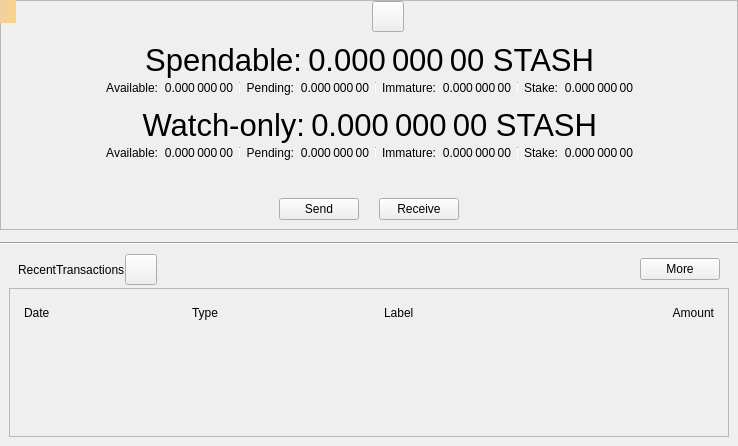
<?xml version="1.0" encoding="UTF-8"?>
<ui version="4.0">
 <class>OverviewPage</class>
 <widget class="QWidget" name="OverviewPage">
  <property name="geometry">
   <rect>
    <x>0</x>
    <y>0</y>
    <width>738</width>
    <height>446</height>
   </rect>
  </property>
  <property name="windowTitle">
   <string>Form</string>
  </property>
  <layout class="QVBoxLayout" name="verticalLayout_6">
   <property name="spacing">
    <number>0</number>
   </property>
   <property name="leftMargin">
    <number>0</number>
   </property>
   <property name="topMargin">
    <number>0</number>
   </property>
   <property name="rightMargin">
    <number>0</number>
   </property>
   <property name="bottomMargin">
    <number>0</number>
   </property>
   <item>
    <widget class="QFrame" name="frameBalances">
     <property name="frameShape">
      <enum>QFrame::StyledPanel</enum>
     </property>
     <property name="frameShadow">
      <enum>QFrame::Raised</enum>
     </property>
     <layout class="QVBoxLayout" name="verticalLayout_5">
      <property name="spacing">
       <number>0</number>
      </property>
      <property name="leftMargin">
       <number>0</number>
      </property>
      <property name="topMargin">
       <number>0</number>
      </property>
      <property name="rightMargin">
       <number>0</number>
      </property>
      <property name="bottomMargin">
       <number>0</number>
      </property>
      <item>
       <widget class="QWidget" name="widgetStatus" native="true">
        <layout class="QHBoxLayout" name="horizontalLayout_16">
         <property name="leftMargin">
          <number>0</number>
         </property>
         <property name="topMargin">
          <number>0</number>
         </property>
         <property name="rightMargin">
          <number>0</number>
         </property>
         <property name="bottomMargin">
          <number>0</number>
         </property>
         <item>
          <spacer name="horizontalSpacer_6">
           <property name="orientation">
            <enum>Qt::Horizontal</enum>
           </property>
           <property name="sizeHint" stdset="0">
            <size>
             <width>0</width>
             <height>20</height>
            </size>
           </property>
          </spacer>
         </item>
         <item>
          <widget class="QLabel" name="labelLogo">
           <property name="sizePolicy">
            <sizepolicy hsizetype="Fixed" vsizetype="Fixed">
             <horstretch>0</horstretch>
             <verstretch>0</verstretch>
            </sizepolicy>
           </property>
           <property name="minimumSize">
            <size>
             <width>32</width>
             <height>32</height>
            </size>
           </property>
          </widget>
         </item>
         <item>
          <widget class="QToolButton" name="labelWalletStatus">
           <property name="enabled">
            <bool>true</bool>
           </property>
           <property name="toolTip">
            <string>The displayed information may be out of date. Your wallet automatically synchronizes with the BitStash network after a connection is established, but this process has not completed yet.</string>
           </property>
           <property name="text">
            <string/>
           </property>
           <property name="icon">
            <iconset>
             <normaloff>:/icons/warning</normaloff>
             <disabledoff>:/icons/warning</disabledoff>:/icons/warning</iconset>
           </property>
           <property name="iconSize">
            <size>
             <width>24</width>
             <height>24</height>
            </size>
           </property>
           <property name="flat" stdset="0">
            <bool>false</bool>
           </property>
          </widget>
         </item>
         <item>
          <spacer name="horizontalSpacer_5">
           <property name="orientation">
            <enum>Qt::Horizontal</enum>
           </property>
           <property name="sizeHint" stdset="0">
            <size>
             <width>0</width>
             <height>20</height>
            </size>
           </property>
          </spacer>
         </item>
        </layout>
       </widget>
      </item>
      <item>
       <widget class="QWidget" name="widgetWallet" native="true">
        <layout class="QVBoxLayout" name="verticalLayout_2">
         <property name="spacing">
          <number>0</number>
         </property>
         <item>
          <widget class="QWidget" name="widgetTotal" native="true">
           <layout class="QHBoxLayout" name="horizontalLayout">
            <property name="leftMargin">
             <number>0</number>
            </property>
            <property name="topMargin">
             <number>0</number>
            </property>
            <property name="rightMargin">
             <number>0</number>
            </property>
            <property name="bottomMargin">
             <number>0</number>
            </property>
            <item>
             <spacer name="horizontalSpacer_7">
              <property name="orientation">
               <enum>Qt::Horizontal</enum>
              </property>
              <property name="sizeHint" stdset="0">
               <size>
                <width>0</width>
                <height>20</height>
               </size>
              </property>
             </spacer>
            </item>
            <item>
             <widget class="QLabel" name="labelSpendable">
              <property name="font">
               <font>
                <pointsize>23</pointsize>
               </font>
              </property>
              <property name="text">
               <string>Spendable:</string>
              </property>
              <property name="alignment">
               <set>Qt::AlignRight|Qt::AlignTrailing|Qt::AlignVCenter</set>
              </property>
             </widget>
            </item>
            <item>
             <widget class="QLabel" name="labelTotal">
              <property name="font">
               <font>
                <pointsize>23</pointsize>
               </font>
              </property>
              <property name="cursor">
               <cursorShape>IBeamCursor</cursorShape>
              </property>
              <property name="toolTip">
               <string>Your current total balance</string>
              </property>
              <property name="text">
               <string notr="true">0.000 000 00 STASH</string>
              </property>
              <property name="alignment">
               <set>Qt::AlignRight|Qt::AlignTrailing|Qt::AlignVCenter</set>
              </property>
              <property name="textInteractionFlags">
               <set>Qt::LinksAccessibleByMouse|Qt::TextSelectableByMouse</set>
              </property>
             </widget>
            </item>
            <item>
             <spacer name="horizontalSpacer_8">
              <property name="orientation">
               <enum>Qt::Horizontal</enum>
              </property>
              <property name="sizeHint" stdset="0">
               <size>
                <width>0</width>
                <height>20</height>
               </size>
              </property>
             </spacer>
            </item>
           </layout>
          </widget>
         </item>
         <item>
          <layout class="QHBoxLayout" name="horizontalLayout_13">
           <property name="leftMargin">
            <number>0</number>
           </property>
           <property name="topMargin">
            <number>0</number>
           </property>
           <property name="rightMargin">
            <number>0</number>
           </property>
           <property name="bottomMargin">
            <number>0</number>
           </property>
           <item>
            <spacer name="horizontalSpacer_9">
             <property name="orientation">
              <enum>Qt::Horizontal</enum>
             </property>
             <property name="sizeHint" stdset="0">
              <size>
               <width>40</width>
               <height>20</height>
              </size>
             </property>
            </spacer>
           </item>
           <item>
            <widget class="QWidget" name="widgetBalance" native="true">
             <layout class="QHBoxLayout" name="horizontalLayout_2">
              <property name="leftMargin">
               <number>0</number>
              </property>
              <property name="topMargin">
               <number>0</number>
              </property>
              <property name="rightMargin">
               <number>0</number>
              </property>
              <property name="bottomMargin">
               <number>0</number>
              </property>
              <item>
               <widget class="QLabel" name="labelBalanceText">
                <property name="text">
                 <string>Available:</string>
                </property>
                <property name="alignment">
                 <set>Qt::AlignRight|Qt::AlignTrailing|Qt::AlignVCenter</set>
                </property>
               </widget>
              </item>
              <item>
               <widget class="QLabel" name="labelBalance">
                <property name="cursor">
                 <cursorShape>IBeamCursor</cursorShape>
                </property>
                <property name="toolTip">
                 <string>Your current spendable balance</string>
                </property>
                <property name="text">
                 <string notr="true">0.000 000 00</string>
                </property>
                <property name="alignment">
                 <set>Qt::AlignRight|Qt::AlignTrailing|Qt::AlignVCenter</set>
                </property>
                <property name="textInteractionFlags">
                 <set>Qt::LinksAccessibleByMouse|Qt::TextSelectableByMouse</set>
                </property>
               </widget>
              </item>
             </layout>
            </widget>
           </item>
           <item>
            <widget class="QWidget" name="widgetPending" native="true">
             <layout class="QHBoxLayout" name="horizontalLayout_3">
              <property name="leftMargin">
               <number>6</number>
              </property>
              <property name="topMargin">
               <number>0</number>
              </property>
              <property name="rightMargin">
               <number>0</number>
              </property>
              <property name="bottomMargin">
               <number>0</number>
              </property>
              <item>
               <widget class="Line" name="vLine">
                <property name="maximumSize">
                 <size>
                  <width>1</width>
                  <height>12</height>
                 </size>
                </property>
                <property name="orientation">
                 <enum>Qt::Vertical</enum>
                </property>
               </widget>
              </item>
              <item>
               <widget class="QLabel" name="labelPendingText">
                <property name="text">
                 <string>Pending:</string>
                </property>
                <property name="alignment">
                 <set>Qt::AlignRight|Qt::AlignTrailing|Qt::AlignVCenter</set>
                </property>
               </widget>
              </item>
              <item>
               <widget class="QLabel" name="labelUnconfirmed">
                <property name="cursor">
                 <cursorShape>IBeamCursor</cursorShape>
                </property>
                <property name="toolTip">
                 <string>Total of transactions that have yet to be confirmed, and do not yet count toward the spendable balance</string>
                </property>
                <property name="text">
                 <string notr="true">0.000 000 00</string>
                </property>
                <property name="alignment">
                 <set>Qt::AlignRight|Qt::AlignTrailing|Qt::AlignVCenter</set>
                </property>
                <property name="textInteractionFlags">
                 <set>Qt::LinksAccessibleByMouse|Qt::TextSelectableByMouse</set>
                </property>
               </widget>
              </item>
             </layout>
            </widget>
           </item>
           <item>
            <widget class="QWidget" name="widgetImmature" native="true">
             <layout class="QHBoxLayout" name="horizontalLayout_4">
              <property name="leftMargin">
               <number>6</number>
              </property>
              <property name="topMargin">
               <number>0</number>
              </property>
              <property name="rightMargin">
               <number>0</number>
              </property>
              <property name="bottomMargin">
               <number>0</number>
              </property>
              <item>
               <widget class="Line" name="vLine_2">
                <property name="maximumSize">
                 <size>
                  <width>1</width>
                  <height>12</height>
                 </size>
                </property>
                <property name="orientation">
                 <enum>Qt::Vertical</enum>
                </property>
               </widget>
              </item>
              <item>
               <widget class="QLabel" name="labelImmatureText">
                <property name="text">
                 <string>Immature:</string>
                </property>
                <property name="alignment">
                 <set>Qt::AlignRight|Qt::AlignTrailing|Qt::AlignVCenter</set>
                </property>
               </widget>
              </item>
              <item>
               <widget class="QLabel" name="labelImmature">
                <property name="cursor">
                 <cursorShape>IBeamCursor</cursorShape>
                </property>
                <property name="toolTip">
                 <string>Mined balance that has not yet matured</string>
                </property>
                <property name="text">
                 <string notr="true">0.000 000 00</string>
                </property>
                <property name="alignment">
                 <set>Qt::AlignRight|Qt::AlignTrailing|Qt::AlignVCenter</set>
                </property>
                <property name="textInteractionFlags">
                 <set>Qt::LinksAccessibleByMouse|Qt::TextSelectableByMouse</set>
                </property>
               </widget>
              </item>
             </layout>
            </widget>
           </item>
           <item>
            <widget class="QWidget" name="widgetStake" native="true">
             <layout class="QHBoxLayout" name="horizontalLayout_7">
              <property name="leftMargin">
               <number>6</number>
              </property>
              <property name="topMargin">
               <number>0</number>
              </property>
              <property name="rightMargin">
               <number>0</number>
              </property>
              <property name="bottomMargin">
               <number>0</number>
              </property>
              <item>
               <widget class="Line" name="vLine_3">
                <property name="maximumSize">
                 <size>
                  <width>1</width>
                  <height>12</height>
                 </size>
                </property>
                <property name="orientation">
                 <enum>Qt::Vertical</enum>
                </property>
               </widget>
              </item>
              <item>
               <widget class="QLabel" name="labelStakeText">
                <property name="text">
                 <string>Stake:</string>
                </property>
                <property name="alignment">
                 <set>Qt::AlignRight|Qt::AlignTrailing|Qt::AlignVCenter</set>
                </property>
               </widget>
              </item>
              <item>
               <widget class="QLabel" name="labelStake">
                <property name="text">
                 <string>0.000 000 00</string>
                </property>
                <property name="alignment">
                 <set>Qt::AlignRight|Qt::AlignTrailing|Qt::AlignVCenter</set>
                </property>
                <property name="textInteractionFlags">
                 <set>Qt::LinksAccessibleByMouse|Qt::TextSelectableByMouse</set>
                </property>
               </widget>
              </item>
             </layout>
            </widget>
           </item>
           <item>
            <spacer name="horizontalSpacer_10">
             <property name="orientation">
              <enum>Qt::Horizontal</enum>
             </property>
             <property name="sizeHint" stdset="0">
              <size>
               <width>40</width>
               <height>20</height>
              </size>
             </property>
            </spacer>
           </item>
          </layout>
         </item>
        </layout>
       </widget>
      </item>
      <item>
       <widget class="QWidget" name="widgetWatch" native="true">
        <layout class="QVBoxLayout" name="verticalLayout_4">
         <property name="spacing">
          <number>0</number>
         </property>
         <property name="topMargin">
          <number>0</number>
         </property>
         <property name="bottomMargin">
          <number>0</number>
         </property>
         <item>
          <widget class="QWidget" name="widgetWatchTotal" native="true">
           <layout class="QHBoxLayout" name="horizontalLayout_8">
            <property name="leftMargin">
             <number>0</number>
            </property>
            <property name="topMargin">
             <number>0</number>
            </property>
            <property name="rightMargin">
             <number>0</number>
            </property>
            <property name="bottomMargin">
             <number>0</number>
            </property>
            <item>
             <spacer name="horizontalSpacer_11">
              <property name="orientation">
               <enum>Qt::Horizontal</enum>
              </property>
              <property name="sizeHint" stdset="0">
               <size>
                <width>0</width>
                <height>20</height>
               </size>
              </property>
             </spacer>
            </item>
            <item>
             <widget class="QLabel" name="labelWatchonly">
              <property name="font">
               <font>
                <pointsize>23</pointsize>
               </font>
              </property>
              <property name="text">
               <string>Watch-only:</string>
              </property>
              <property name="alignment">
               <set>Qt::AlignRight|Qt::AlignTrailing|Qt::AlignVCenter</set>
              </property>
             </widget>
            </item>
            <item>
             <widget class="QLabel" name="labelWatchTotal">
              <property name="font">
               <font>
                <pointsize>23</pointsize>
               </font>
              </property>
              <property name="cursor">
               <cursorShape>IBeamCursor</cursorShape>
              </property>
              <property name="toolTip">
               <string>Current total balance in watch-only addresses</string>
              </property>
              <property name="text">
               <string notr="true">0.000 000 00 STASH</string>
              </property>
              <property name="alignment">
               <set>Qt::AlignRight|Qt::AlignTrailing|Qt::AlignVCenter</set>
              </property>
              <property name="textInteractionFlags">
               <set>Qt::LinksAccessibleByMouse|Qt::TextSelectableByMouse</set>
              </property>
             </widget>
            </item>
            <item>
             <spacer name="horizontalSpacer_12">
              <property name="orientation">
               <enum>Qt::Horizontal</enum>
              </property>
              <property name="sizeHint" stdset="0">
               <size>
                <width>0</width>
                <height>20</height>
               </size>
              </property>
             </spacer>
            </item>
           </layout>
          </widget>
         </item>
         <item>
          <layout class="QHBoxLayout" name="horizontalLayout_14">
           <property name="leftMargin">
            <number>0</number>
           </property>
           <property name="rightMargin">
            <number>0</number>
           </property>
           <item>
            <spacer name="horizontalSpacer_13">
             <property name="orientation">
              <enum>Qt::Horizontal</enum>
             </property>
             <property name="sizeHint" stdset="0">
              <size>
               <width>0</width>
               <height>20</height>
              </size>
             </property>
            </spacer>
           </item>
           <item>
            <widget class="QWidget" name="widgetWatchAvailable" native="true">
             <layout class="QHBoxLayout" name="horizontalLayout_9">
              <property name="leftMargin">
               <number>0</number>
              </property>
              <property name="topMargin">
               <number>0</number>
              </property>
              <property name="rightMargin">
               <number>0</number>
              </property>
              <property name="bottomMargin">
               <number>0</number>
              </property>
              <item>
               <widget class="QLabel" name="labelWatchAvailableText">
                <property name="text">
                 <string>Available:</string>
                </property>
                <property name="alignment">
                 <set>Qt::AlignRight|Qt::AlignTrailing|Qt::AlignVCenter</set>
                </property>
               </widget>
              </item>
              <item>
               <widget class="QLabel" name="labelWatchAvailable">
                <property name="cursor">
                 <cursorShape>IBeamCursor</cursorShape>
                </property>
                <property name="toolTip">
                 <string>Your current balance in watch-only addresses</string>
                </property>
                <property name="text">
                 <string notr="true">0.000 000 00</string>
                </property>
                <property name="alignment">
                 <set>Qt::AlignRight|Qt::AlignTrailing|Qt::AlignVCenter</set>
                </property>
                <property name="textInteractionFlags">
                 <set>Qt::LinksAccessibleByMouse|Qt::TextSelectableByMouse</set>
                </property>
               </widget>
              </item>
             </layout>
            </widget>
           </item>
           <item>
            <widget class="QWidget" name="widgetWatchPending" native="true">
             <layout class="QHBoxLayout" name="horizontalLayout_10">
              <property name="leftMargin">
               <number>6</number>
              </property>
              <property name="topMargin">
               <number>0</number>
              </property>
              <property name="rightMargin">
               <number>0</number>
              </property>
              <property name="bottomMargin">
               <number>0</number>
              </property>
              <item>
               <widget class="Line" name="vLine_4">
                <property name="maximumSize">
                 <size>
                  <width>1</width>
                  <height>12</height>
                 </size>
                </property>
                <property name="orientation">
                 <enum>Qt::Vertical</enum>
                </property>
               </widget>
              </item>
              <item>
               <widget class="QLabel" name="labelWatchPendingText">
                <property name="text">
                 <string>Pending:</string>
                </property>
                <property name="alignment">
                 <set>Qt::AlignRight|Qt::AlignTrailing|Qt::AlignVCenter</set>
                </property>
               </widget>
              </item>
              <item>
               <widget class="QLabel" name="labelWatchPending">
                <property name="cursor">
                 <cursorShape>IBeamCursor</cursorShape>
                </property>
                <property name="toolTip">
                 <string>Unconfirmed transactions to watch-only addresses</string>
                </property>
                <property name="text">
                 <string notr="true">0.000 000 00</string>
                </property>
                <property name="alignment">
                 <set>Qt::AlignRight|Qt::AlignTrailing|Qt::AlignVCenter</set>
                </property>
                <property name="textInteractionFlags">
                 <set>Qt::LinksAccessibleByMouse|Qt::TextSelectableByMouse</set>
                </property>
               </widget>
              </item>
             </layout>
            </widget>
           </item>
           <item>
            <widget class="QWidget" name="widgetWatchImmature" native="true">
             <layout class="QHBoxLayout" name="horizontalLayout_11">
              <property name="leftMargin">
               <number>6</number>
              </property>
              <property name="topMargin">
               <number>0</number>
              </property>
              <property name="rightMargin">
               <number>0</number>
              </property>
              <property name="bottomMargin">
               <number>0</number>
              </property>
              <item>
               <widget class="Line" name="vLine_5">
                <property name="maximumSize">
                 <size>
                  <width>1</width>
                  <height>12</height>
                 </size>
                </property>
                <property name="orientation">
                 <enum>Qt::Vertical</enum>
                </property>
               </widget>
              </item>
              <item>
               <widget class="QLabel" name="labelWatchImmatureText">
                <property name="text">
                 <string>Immature:</string>
                </property>
                <property name="alignment">
                 <set>Qt::AlignRight|Qt::AlignTrailing|Qt::AlignVCenter</set>
                </property>
               </widget>
              </item>
              <item>
               <widget class="QLabel" name="labelWatchImmature">
                <property name="cursor">
                 <cursorShape>IBeamCursor</cursorShape>
                </property>
                <property name="toolTip">
                 <string>Mined balance in watch-only addresses that has not yet matured</string>
                </property>
                <property name="text">
                 <string notr="true">0.000 000 00</string>
                </property>
                <property name="alignment">
                 <set>Qt::AlignRight|Qt::AlignTrailing|Qt::AlignVCenter</set>
                </property>
                <property name="textInteractionFlags">
                 <set>Qt::LinksAccessibleByMouse|Qt::TextSelectableByMouse</set>
                </property>
               </widget>
              </item>
             </layout>
            </widget>
           </item>
           <item>
            <widget class="QWidget" name="widgetWatchStake" native="true">
             <layout class="QHBoxLayout" name="horizontalLayout_12">
              <property name="leftMargin">
               <number>6</number>
              </property>
              <property name="topMargin">
               <number>0</number>
              </property>
              <property name="rightMargin">
               <number>0</number>
              </property>
              <property name="bottomMargin">
               <number>0</number>
              </property>
              <item>
               <widget class="Line" name="vLine_6">
                <property name="maximumSize">
                 <size>
                  <width>1</width>
                  <height>12</height>
                 </size>
                </property>
                <property name="orientation">
                 <enum>Qt::Vertical</enum>
                </property>
               </widget>
              </item>
              <item>
               <widget class="QLabel" name="labelWatchStakeText">
                <property name="text">
                 <string>Stake:</string>
                </property>
                <property name="alignment">
                 <set>Qt::AlignRight|Qt::AlignTrailing|Qt::AlignVCenter</set>
                </property>
               </widget>
              </item>
              <item>
               <widget class="QLabel" name="labelWatchStake">
                <property name="text">
                 <string>0.000 000 00</string>
                </property>
                <property name="alignment">
                 <set>Qt::AlignRight|Qt::AlignTrailing|Qt::AlignVCenter</set>
                </property>
                <property name="textInteractionFlags">
                 <set>Qt::LinksAccessibleByMouse|Qt::TextSelectableByMouse</set>
                </property>
               </widget>
              </item>
             </layout>
            </widget>
           </item>
           <item>
            <spacer name="horizontalSpacer_14">
             <property name="orientation">
              <enum>Qt::Horizontal</enum>
             </property>
             <property name="sizeHint" stdset="0">
              <size>
               <width>0</width>
               <height>20</height>
              </size>
             </property>
            </spacer>
           </item>
          </layout>
         </item>
        </layout>
       </widget>
      </item>
      <item>
       <widget class="QWidget" name="widgetTransaction" native="true">
        <layout class="QHBoxLayout" name="horizontalLayout_15">
         <property name="spacing">
          <number>20</number>
         </property>
         <property name="topMargin">
          <number>35</number>
         </property>
         <item>
          <spacer name="horizontalSpacer_15">
           <property name="orientation">
            <enum>Qt::Horizontal</enum>
           </property>
           <property name="sizeHint" stdset="0">
            <size>
             <width>0</width>
             <height>20</height>
            </size>
           </property>
          </spacer>
         </item>
         <item>
          <widget class="BitStashPushButton" name="buttonSend">
           <property name="text">
            <string>Send</string>
           </property>
          </widget>
         </item>
         <item>
          <widget class="BitStashPushButton" name="buttonReceive">
           <property name="text">
            <string>Receive</string>
           </property>
          </widget>
         </item>
         <item>
          <spacer name="horizontalSpacer_16">
           <property name="orientation">
            <enum>Qt::Horizontal</enum>
           </property>
           <property name="sizeHint" stdset="0">
            <size>
             <width>0</width>
             <height>20</height>
            </size>
           </property>
          </spacer>
         </item>
        </layout>
       </widget>
      </item>
     </layout>
    </widget>
   </item>
   <item>
    <spacer name="verticalSpacer_5">
     <property name="orientation">
      <enum>Qt::Vertical</enum>
     </property>
     <property name="sizeType">
      <enum>QSizePolicy::Fixed</enum>
     </property>
     <property name="sizeHint" stdset="0">
      <size>
       <width>20</width>
       <height>12</height>
      </size>
     </property>
    </spacer>
   </item>
   <item>
    <widget class="Line" name="hLine">
     <property name="orientation">
      <enum>Qt::Horizontal</enum>
     </property>
    </widget>
   </item>
   <item>
    <spacer name="verticalSpacer_4">
     <property name="orientation">
      <enum>Qt::Vertical</enum>
     </property>
     <property name="sizeType">
      <enum>QSizePolicy::Fixed</enum>
     </property>
     <property name="sizeHint" stdset="0">
      <size>
       <width>20</width>
       <height>0</height>
      </size>
     </property>
    </spacer>
   </item>
   <item>
    <widget class="QWidget" name="widgetRecent" native="true">
     <layout class="QVBoxLayout" name="verticalLayout">
      <property name="spacing">
       <number>0</number>
      </property>
      <item>
       <layout class="QHBoxLayout" name="horizontalLayout_6">
        <property name="leftMargin">
         <number>9</number>
        </property>
        <property name="rightMargin">
         <number>9</number>
        </property>
        <property name="bottomMargin">
         <number>3</number>
        </property>
        <item>
         <widget class="QLabel" name="labelRecentTransactions">
          <property name="text">
           <string>RecentTransactions</string>
          </property>
         </widget>
        </item>
        <item>
         <widget class="QToolButton" name="labelTransactionsStatus">
          <property name="enabled">
           <bool>true</bool>
          </property>
          <property name="toolTip">
           <string>The displayed information may be out of date. Your wallet automatically synchronizes with the BitStash network after a connection is established, but this process has not completed yet.</string>
          </property>
          <property name="text">
           <string/>
          </property>
          <property name="icon">
           <iconset>
            <normaloff>:/icons/warning</normaloff>
            <disabledoff>:/icons/warning</disabledoff>:/icons/warning</iconset>
          </property>
          <property name="iconSize">
           <size>
            <width>24</width>
            <height>24</height>
           </size>
          </property>
          <property name="flat" stdset="0">
           <bool>false</bool>
          </property>
         </widget>
        </item>
        <item>
         <spacer name="horizontalSpacer_3">
          <property name="orientation">
           <enum>Qt::Horizontal</enum>
          </property>
          <property name="sizeHint" stdset="0">
           <size>
            <width>0</width>
            <height>20</height>
           </size>
          </property>
         </spacer>
        </item>
        <item>
         <widget class="QPushButton" name="showMoreButton">
          <property name="text">
           <string>More</string>
          </property>
         </widget>
        </item>
       </layout>
      </item>
      <item>
       <layout class="QVBoxLayout" name="verticalLayout_3">
        <item>
         <widget class="QFrame" name="frameRecentTransactions">
          <property name="frameShape">
           <enum>QFrame::StyledPanel</enum>
          </property>
          <property name="frameShadow">
           <enum>QFrame::Raised</enum>
          </property>
          <layout class="QVBoxLayout" name="verticalLayout_8">
           <item>
            <widget class="QWidget" name="widget_header" native="true">
             <layout class="QHBoxLayout" name="horizontalLayout_5">
              <property name="spacing">
               <number>5</number>
              </property>
              <property name="leftMargin">
               <number>5</number>
              </property>
              <property name="topMargin">
               <number>5</number>
              </property>
              <property name="rightMargin">
               <number>5</number>
              </property>
              <property name="bottomMargin">
               <number>5</number>
              </property>
              <item>
               <widget class="QLabel" name="labelDate">
                <property name="text">
                 <string>Date</string>
                </property>
               </widget>
              </item>
              <item>
               <widget class="QLabel" name="labelType">
                <property name="text">
                 <string>Type</string>
                </property>
               </widget>
              </item>
              <item>
               <spacer name="horizontalSpacer_2">
                <property name="orientation">
                 <enum>Qt::Horizontal</enum>
                </property>
                <property name="sizeType">
                 <enum>QSizePolicy::Fixed</enum>
                </property>
                <property name="sizeHint" stdset="0">
                 <size>
                  <width>25</width>
                  <height>20</height>
                 </size>
                </property>
               </spacer>
              </item>
              <item>
               <widget class="QLabel" name="labelAddress">
                <property name="text">
                 <string>Label</string>
                </property>
               </widget>
              </item>
              <item>
               <widget class="QLabel" name="labelAmount">
                <property name="text">
                 <string>Amount</string>
                </property>
                <property name="alignment">
                 <set>Qt::AlignRight|Qt::AlignTrailing|Qt::AlignVCenter</set>
                </property>
               </widget>
              </item>
             </layout>
            </widget>
           </item>
           <item>
            <widget class="QListView" name="listTransactions">
             <property name="styleSheet">
              <string notr="true">QListView { background: transparent; }</string>
             </property>
             <property name="frameShape">
              <enum>QFrame::NoFrame</enum>
             </property>
             <property name="verticalScrollBarPolicy">
              <enum>Qt::ScrollBarAlwaysOff</enum>
             </property>
             <property name="horizontalScrollBarPolicy">
              <enum>Qt::ScrollBarAlwaysOff</enum>
             </property>
            </widget>
           </item>
          </layout>
         </widget>
        </item>
       </layout>
      </item>
     </layout>
    </widget>
   </item>
  </layout>
  <widget class="QLabel" name="labelAlerts">
   <property name="geometry">
    <rect>
     <x>0</x>
     <y>0</y>
     <width>16</width>
     <height>23</height>
    </rect>
   </property>
   <property name="visible">
    <bool>false</bool>
   </property>
   <property name="styleSheet">
    <string notr="true">QLabel { background-color: qlineargradient(x1: 0, y1: 0, x2: 1, y2: 0, stop:0 #F0D0A0, stop:1 #F8D488); color:#000000; }</string>
   </property>
   <property name="wordWrap">
    <bool>true</bool>
   </property>
   <property name="margin">
    <number>3</number>
   </property>
   <property name="textInteractionFlags">
    <set>Qt::TextSelectableByMouse</set>
   </property>
  </widget>
 </widget>
 <customwidgets>
  <customwidget>
   <class>BitStashPushButton</class>
   <extends>QPushButton</extends>
   <header>qt/bitstashpushbutton.h</header>
  </customwidget>
 </customwidgets>
 <resources/>
 <connections/>
</ui>
